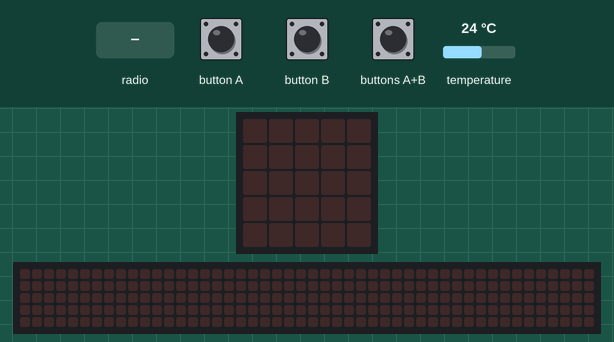
Simulated run of this program. Board: BBC micro:bit running MicroPython. On the bench: the board's 5×5 LED display, a strip that is not on the board, showing the scrolling text unrolled. The inputs (shaded band) are chosen by the test bench; at power-on: temperature 24 °C. No radio messages arrive unless stated (any console line starting 'radio sent:' is added by the test bench); the 48×5 strip is a reading aid, not a part: it shows the text the display is scrolling, unrolled, one strip-width of it at a time; what the program prints to the serial console is not drawn.

Above: at 5.0 s.
5.1 s: button B pressed for 0.15 s
At 5.17 s:
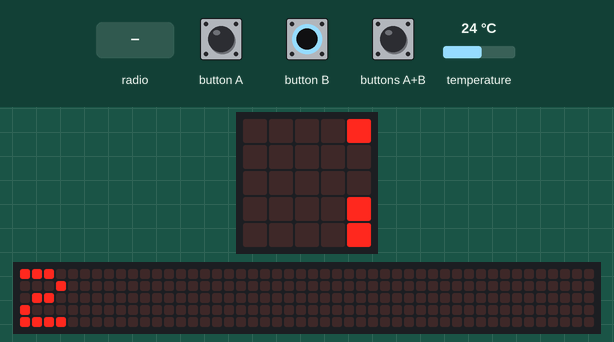
8.1 s: radio message "+" arrives
At 10.6 s:
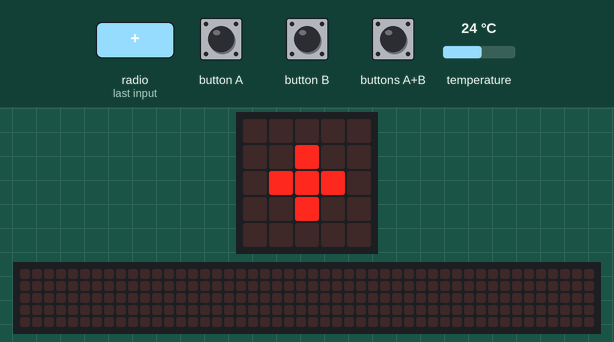

Measured:
- after the input at 5.1 s, the display: changes at once (image 1)
- after the input at 8.1 s, the display: first differs from a run without the input after 2.4 s (image 2)

The program:

sporedni.py
```python
from microbit import *
import radio

#User setts the microbit id
id = 2
while True:
    if button_a.was_pressed():
        id += 1
    elif button_b.was_pressed():
        break
    elif button_a.is_pressed() and button_b.is_pressed():
        id = 1

radio.config(group=1)
radio.on()

while True:
    message = radio.receive()
    display.scroll(str(id))   # debug/comment
    if message == "+":
        display.show(message)   # debug/comment
        sleep(id*100)   # do not remove this line
        response = (str(id) + ":" + str(temperature()))
        radio.send(response)
        display.scroll(str(temperature()))   # debug/comment
```
